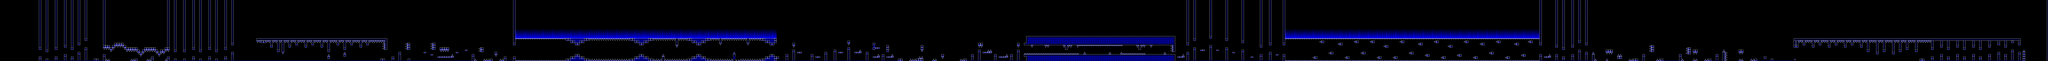

Below is a game level as drawn by its tile map, then a one-line description and the .tmx that defines it (tile-layer data replaced by summaries):
An orthogonal 894x27 tile map with 16x16 px tiles, 2 tile layers (l2, l1), 2 tilesets and 257 objects.

<map version="1.10" tiledversion="1.11.0" orientation="orthogonal" renderorder="right-down" width="894" height="27" tilewidth="16" tileheight="16" infinite="0" nextlayerid="8" nextobjectid="953">
 <editorsettings>
  <export target="jumper.json" format="json" />
 </editorsettings>
 <properties>
  <property name="BG" type="color" value="#ff951aff" />
  <property name="Difficulty" value="HARDER" />
  <property name="GROUND" type="color" value="#ff7000c8" />
  <property name="Gamemode" type="int" value="0" />
  <property name="Level name" value="jumper" />
  <property name="Song" value="JUMPER" />
  <property name="Speed" type="int" value="1" />
  <property name="Stars" type="int" value="7" />
 </properties>
 <tileset firstgid="1" source="famidash.tsx" />
 <tileset firstgid="513" source="sprites.tsx" />
 <layer id="4" name="l2" width="894" height="27">
  <data>[24138 cells, 24102 non-empty, 25 distinct tile ids]</data>
 </layer>
 <layer id="1" name="l1" width="894" height="27">
  <data>[24138 cells, 24032 non-empty, 25 distinct tile ids]</data>
 </layer>
 <objectgroup id="7" name="SP">
  <!-- 257 objects omitted --></objectgroup>
</map>
<!-- 257 of 257 objects omitted -->
